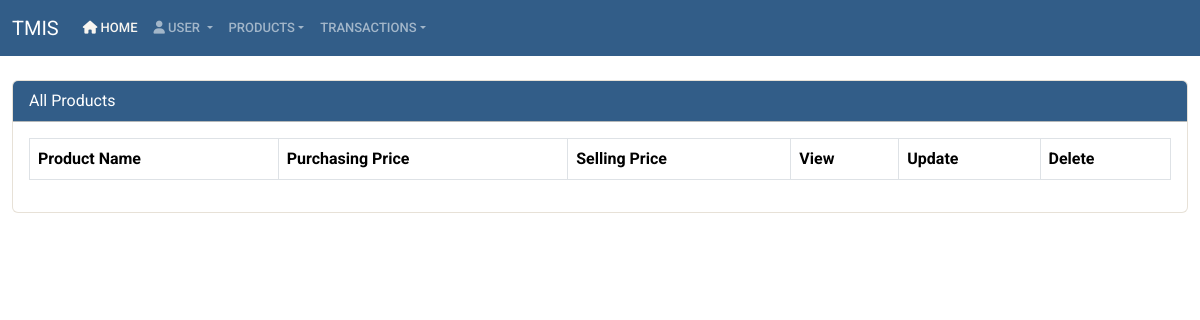
/products_view/, run on an earlier commit of the app's database.
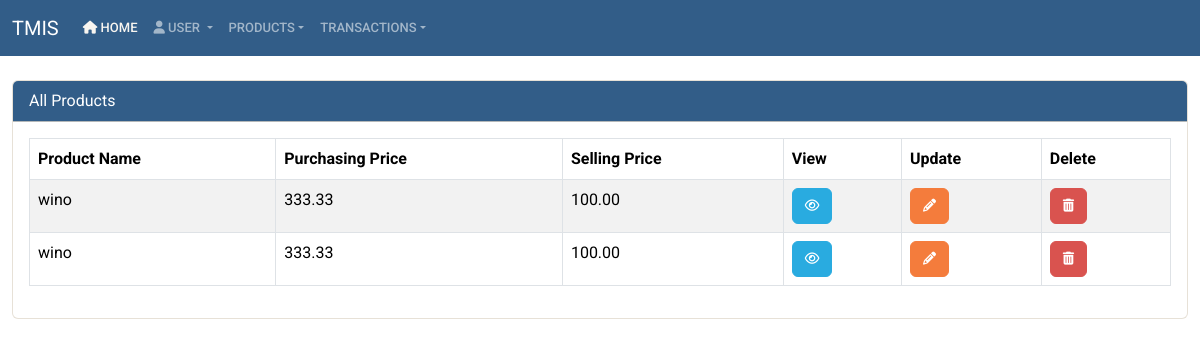
And on a later commit of the database.
### app/models.py (models this page shows, shortened)
class Product(models.Model):
    product_name = models.CharField(max_length=200)
    product_description = models.TextField(blank=True, null=True)
    purchasing_price = models.DecimalField(max_digits=10, decimal_places=2)
    selling_price = models.DecimalField(max_digits=10, decimal_places=2)
    tax_collection = models.ForeignKey(Tax, on_delete=models.CASCADE, default=1)
    expected_profit = models.DecimalField(max_digits=10, decimal_places=2, editable=False)
    barcode = models.CharField(max_length=100, blank=True, null=True)
    expiry_date = models.DateField(null=True, blank=True)
    category = models.ForeignKey(ProductCategory, on_delete=models.CASCADE)
    created_at = models.DateTimeField(auto_now_add=True)
    updated_at = models.DateTimeField(auto_now=True)

### app/views.py (the view)
# urls.py: path('products_view/', views.product_list_view, name='product_list_view'),
def product_list_view(request):
    products = Product.objects.all()
    return render(request, 'product_list_view.html', {'products': products})

### app/templates/product_list_view.html (shortened to what this page needs)
{% extends 'base.html' %}
{% load crispy_forms_tags %}
{% block content %}
<div class="card">
    <div class="card-header bg-primary text-white"> All Products</div>
    <div class="card-body">
<div class="table-responsive">
<table class="table table-striped "id="productTable">
    <thead>
        <tr>
            <th>Product Name</th>
            <th>Purchasing Price</th>
            <th>Selling Price</th>
            <th>View</th>
            <th>Update</th>
            <th>Delete</th>
        </tr>
    </thead>
    <tbody>
        {% for product in products %}
            <tr>
                <td>{{ product.product_name }}</td>
                <td>{{ product.purchasing_price }}</td>
                <td>{{ product.selling_price }}</td>
                <td>
                    <button class="btn btn-info" onclick="viewProduct({{ product.id }})">
                        <i class="fa fa-eye"></i>
                    </button>
                </td>
                <td>
                    <button class="btn btn-warning" onclick="updateProduct({{ product.id }})">
                        <i class="fa fa-pencil-alt"></i>
                    </button>
                </td>
                <td>
                    <button class="btn btn-danger" onclick="deleteProduct({{ product.id }})">
                        <i class="fa fa-trash"></i>
                    </button>
                </td>
            </tr>
        {% endfor %}
    </tbody>
</table>
{% endblock %}

What changed in the data, as far as the page shows it:
added Product: product_name "wino", purchasing_price "333.33", selling_price "100.00"
added Product: product_name "wino", purchasing_price "333.33", selling_price "100.00"
